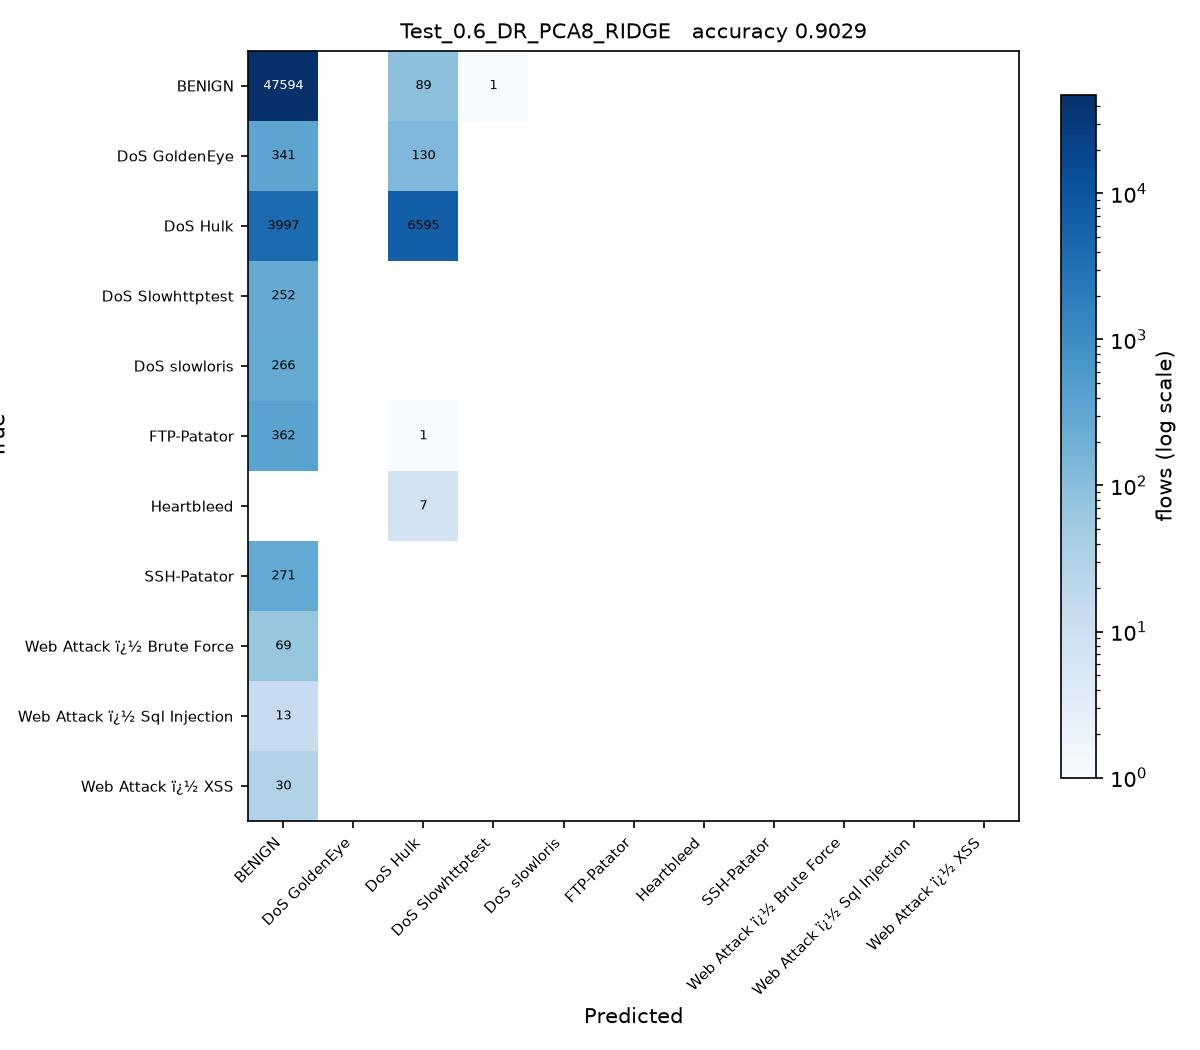

Python code for this plot:
# Test_0.6_DR_PCA8_RIDGE.py
#
# Test size 0.6  |  PCA, 8 components  |  Ridge Regression -> RidgeClassifier (sheet #3)
#
# This is SGDC_60_40.py with the changes marked CHANGE below and nothing else.
#
# Sheet entry 3 is Ridge(alpha=1.0), a regressor. RidgeClassifier is the
# same L2-penalised model fitted for classification. alpha is kept at 1.0.

import os
from pathlib import Path

# CHANGE 1: run from the project folder, so the CSV names below resolve, and
# read them as latin-1. The Web Attack labels contain byte 0x96, which the
# default utf-8 decoder rejects with UnicodeDecodeError.
os.chdir(Path(__file__).resolve().parent.parent)
import numpy as np
import pandas as pd

df1 = pd.read_csv(r'C:\Users\Karthika\OneDrive\Desktop\ACN_PCA_75_Runs\Scripts\Tuesday-WorkingHours.pcap_ISCX (1).csv', low_memory=True, encoding='latin-1')
df2 = pd.read_csv(r'C:\Users\Karthika\OneDrive\Desktop\ACN_PCA_75_Runs\Scripts\Wednesday-workingHours.pcap_ISCX.csv', low_memory=True, encoding='latin-1')
df3 = pd.read_csv(r'C:\Users\Karthika\OneDrive\Desktop\ACN_PCA_75_Runs\Scripts\Thursday-WorkingHours-Morning-WebAttacks.pcap_ISCX.csv', low_memory=True, encoding='latin-1')

dataset = pd.concat([df1, df2, df3], ignore_index=True)

dataset.columns = dataset.columns.str.strip()

# CHANGE 2: a stratified sample of 100000 flows, the same for every run.
# The full three captures hold about 1.3 million flows, which makes 75 runs
# impractical. At least 50 flows of every class are kept.
label = dataset.columns[-1]
dataset = pd.concat(
    [g.sample(n=min(len(g), max(50, round(100000 * len(g) / len(dataset)))), random_state=0)
     for _, g in dataset.groupby(label)],
    ignore_index=True
)

X = dataset.iloc[:, :-1]
y = dataset.iloc[:, -1]

X = X.apply(pd.to_numeric, errors='coerce')

X.replace([np.inf, -np.inf], np.nan, inplace=True)

from sklearn.impute import SimpleImputer

imputer = SimpleImputer(missing_values=np.nan, strategy='mean')
X = imputer.fit_transform(X)

from sklearn.preprocessing import LabelEncoder

labelencoder_y = LabelEncoder()
y = labelencoder_y.fit_transform(y)

from sklearn.model_selection import train_test_split

X_train, X_test, y_train, y_test = train_test_split(
    X,
    y,
    test_size=0.6,   # CHANGE 3: test size
    random_state=0,
    stratify=y
)

# CHANGE 4: PCA, from PCA_LDA_KErnel_PCA_CODE.pdf (fitted on training data only).
# PCA follows the directions of largest variance, so the features have to be on
# a common scale first, otherwise the components just track whichever column has
# the biggest units. The scaler is fitted on the training split only.
from sklearn.preprocessing import StandardScaler
from sklearn.decomposition import PCA

scaler = StandardScaler()
X_train = scaler.fit_transform(X_train)
X_test = scaler.transform(X_test)

pca = PCA(n_components=8)
X_train = pca.fit_transform(X_train)          # no labels: PCA is unsupervised
X_test = pca.transform(X_test)
print("\nVariance explained by 8 components : {:.4f}".format(pca.explained_variance_ratio_.sum()))

# CHANGE 5: Ridge Regression -> RidgeClassifier (sheet #3) in place of SGDClassifier
from sklearn.linear_model import RidgeClassifier

classifier = RidgeClassifier(
    alpha=1.0,
    random_state=0
)

classifier.fit(X_train, y_train)

y_pred = classifier.predict(X_test) 

from sklearn.metrics import confusion_matrix
from sklearn.metrics import accuracy_score
from sklearn.metrics import precision_score
from sklearn.metrics import recall_score
from sklearn.metrics import f1_score
from sklearn.metrics import classification_report

cm = confusion_matrix(y_test, y_pred)

print("Confusion Matrix:\n")
print(cm)

print("\nAccuracy : {:.4f}".format(accuracy_score(y_test, y_pred)))
print("\nPrecision : {:.4f}".format(precision_score(y_test, y_pred, average='weighted')))
print("\nRecall : {:.4f}".format(recall_score(y_test, y_pred, average='weighted')))
print("\nF1 Score : {:.4f}".format(f1_score(y_test, y_pred, average='weighted')))

print("\nClassification Report:\n")
print(classification_report(y_test, y_pred))
# CHANGE 6: save the confusion matrix as Test_0.6_DR_PCA8_RIDGE.jpg and record the result
import matplotlib
matplotlib.use('Agg')
import matplotlib.pyplot as plt
from matplotlib.colors import LogNorm

here = Path(__file__).resolve().parent
names = [str(c) for c in labelencoder_y.classes_]
fig, ax = plt.subplots(figsize=(8, 7))
im = ax.imshow(cm, cmap='Blues', norm=LogNorm(vmin=1))
ax.set_xticks(range(len(names)), names, rotation=45, ha='right', fontsize=7)
ax.set_yticks(range(len(names)), names, fontsize=7)
ax.set_xlabel('Predicted')
ax.set_ylabel('True')
ax.set_title('Test_0.6_DR_PCA8_RIDGE   accuracy {:.4f}'.format(accuracy_score(y_test, y_pred)), fontsize=10)
for i in range(cm.shape[0]):
    for j in range(cm.shape[1]):
        if cm[i, j]:
            ax.text(j, i, cm[i, j], ha='center', va='center', fontsize=6,
                    color='white' if cm[i, j] > cm.max() / 3 else 'black')
fig.colorbar(im, ax=ax, fraction=0.04, label='flows (log scale)')
fig.tight_layout()
fig.savefig(here / 'Test_0.6_DR_PCA8_RIDGE.jpg', dpi=150)
plt.close(fig)

row = pd.DataFrame([{
    'Test': 0.6, 'DR': 'PCA8', 'Clas': 'RIDGE',
    'Acc': round(accuracy_score(y_test, y_pred), 4),
    'Pre': round(precision_score(y_test, y_pred, average='weighted', zero_division=0), 4),
    'Rec': round(recall_score(y_test, y_pred, average='weighted', zero_division=0), 4),
    'F1': round(f1_score(y_test, y_pred, average='weighted', zero_division=0), 4),
    'script': 'Test_0.6_DR_PCA8_RIDGE',
}])
out = here.parent / 'results' / '75_runs.csv'
out.parent.mkdir(exist_ok=True)
if out.exists():
    old = pd.read_csv(out)
    row = pd.concat([old[old['script'] != 'Test_0.6_DR_PCA8_RIDGE'], row], ignore_index=True)
row.to_csv(out, index=False)
